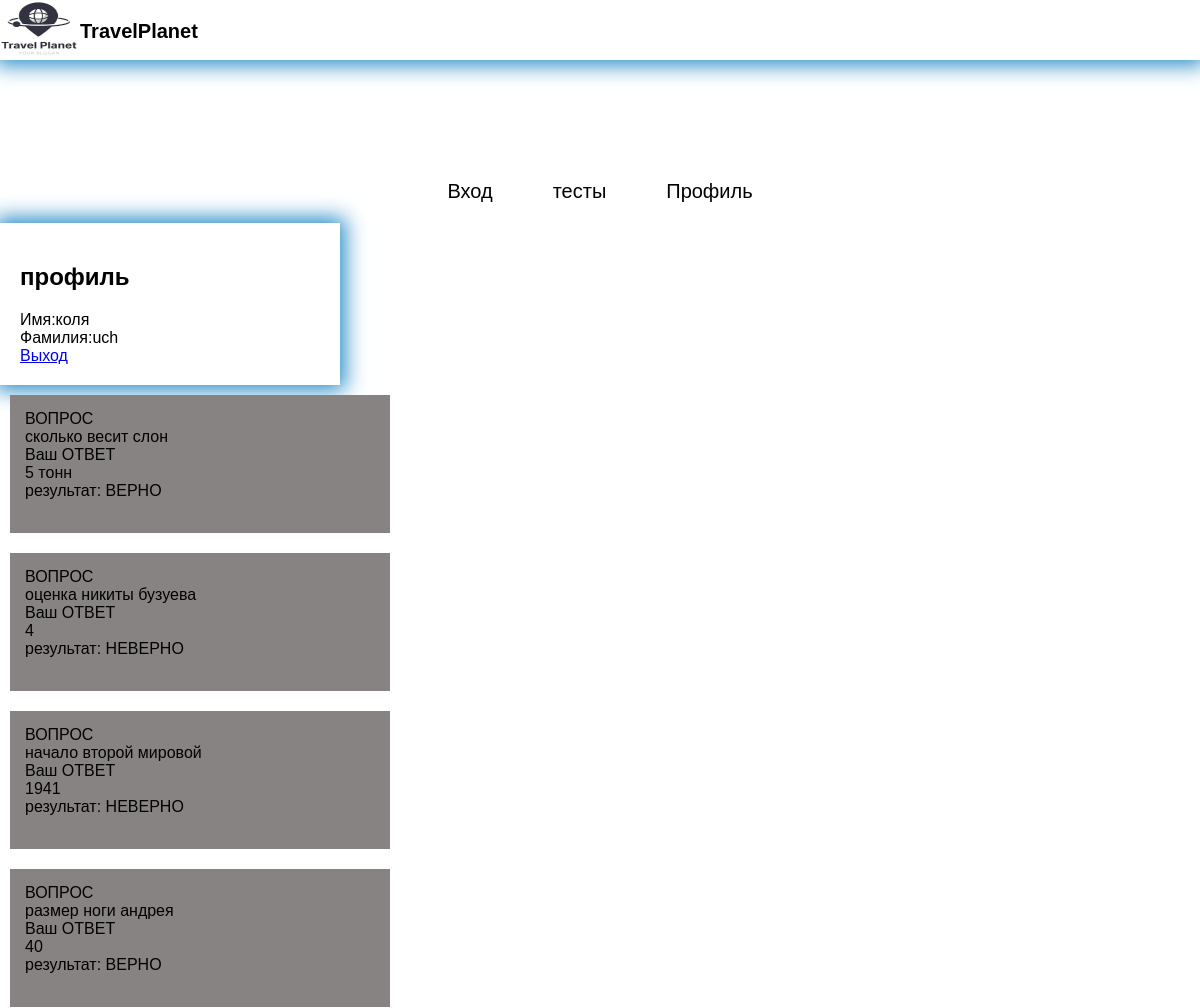
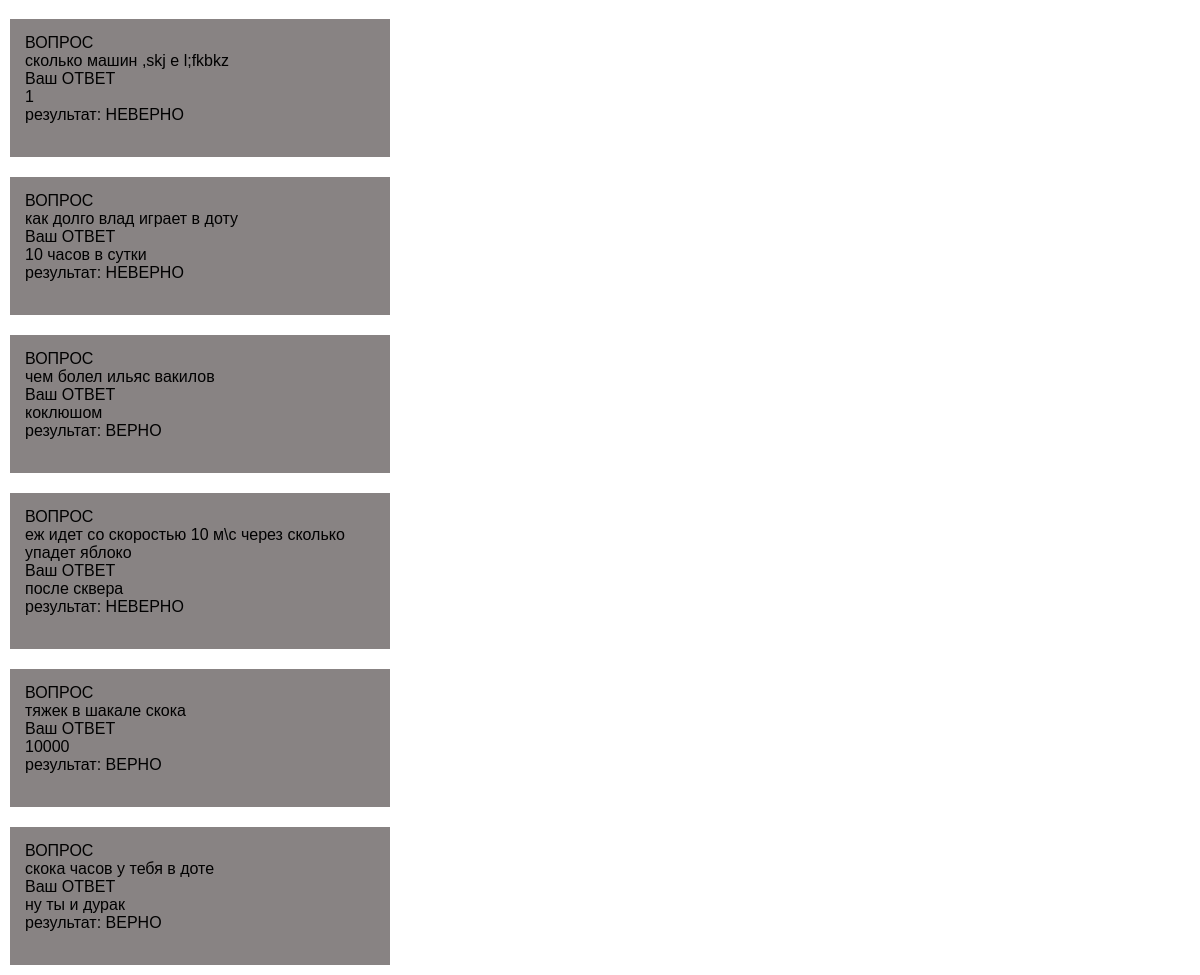
The page /pages/profil.php (signed in) on the database its author committed (2 pictures, top to bottom).
### tables this page shows
CREATE TABLE `user_answers` (
  `id` int NOT NULL,
  `user_id` int DEFAULT NULL,
  `question_id` int DEFAULT NULL,
  `answer_id` int DEFAULT NULL
);

CREATE TABLE `questions` (
  `id` int NOT NULL,
  `question_text` varchar(255) NOT NULL,
  `questions_ball` int NOT NULL,
  `test_id` int NOT NULL
);

CREATE TABLE `answers` (
  `id` int NOT NULL,
  `question_id` int DEFAULT NULL,
  `answer_text` varchar(255) NOT NULL,
  `is_correct` tinyint(1) DEFAULT NULL
);

### pages/profil.php (the view, shortened to what this page needs)
<?php include("header.php");
require('bd_connect/db.php');
$sql3 = "SELECT user_answers.id,user_answers.user_id,user_answers.question_id,user_answers.answer_id,
answers.answer_text, answers.is_correct,
questions.question_text, questions.questions_ball
FROM user_answers INNER JOIN questions on user_answers.question_id= questions.id JOIN answers on user_answers.answer_id = answers.id";
$result = $con->query($sql3);
for($data = []; $row = mysqli_fetch_assoc($result); $data[]=$row)
{
}
?>
<div class="form">
<h2 >профиль</h2>
      Имя:<?php echo   $_SESSION['user_name_us']; ?> <br>
      Фамилия:<?php echo   $_SESSION['user_name_last']; ?><br>
    <a href="bd_connect/logout.php">Выход</a>
</div>
<?php
foreach($data as $elem)  {
    if($_SESSION['first_name']== $elem['user_id']){
                $question_text = $elem['question_text'];
                echo '<div class="quest">ВОПРОС<label>  ' . $question_text . '</label>';
                        $answer_id = $elem['id'];
                        $answer_text = $elem['answer_text'];
                        $correct_text = $elem['is_correct'];
                        echo 'Ваш ОТВЕТ <label for="' . $answer_id . '">' . $answer_text . '</label>';
                        if($correct_text ==1){
                            echo 'результат: ВЕРНО';
                            echo '<br>';
                            echo '<br>';
                        }else{
                            echo 'результат: НЕВЕРНО';
                            echo '<br>';
                            echo '<br>';
                        }
                        echo '</div>';
                    }
            }
?>

### pages/header.php (shortened to what this page needs)
<!DOCTYPE html>
<html lang="en">
<head>
    <link rel="stylesheet" href="../style/style.css">
</head>
<body>
<header>
<img src="../img/logo.png"  id="logotip">
<a href="../index.php" class="link_log"><p>TravelPlanet</p></a>
</header>
<main>
<div class="menuhad">
<a href="login.php" class="link_head">Вход</a>
<a href="catalog.php" class="link_head">тесты</a>
<a href="profil.php" class="link_head">Профиль</a>
</div>

### style/style.css (style rules this page uses)
body { margin: 0; padding: 0; font-family: sans-serif ; }
header { width: 100%; display: flex; height: 60px; box-shadow: 0px 0px 20px 5px rgba(31, 136, 197, 0.979); }
#logotip { width: 80px; height: 60px; }
main { margin-top: 100px; display: flex; flex-direction: column; }
.menuhad { display: flex; justify-content: center; }
.link_head { text-decoration: none; color: black; font-size: 20px; margin: 20px 30px; transition: all 0.3s ease-out; }
.link_log { text-decoration: none; color: black; font-size: 20px; font-weight: 700; }
.form { width: 300px; height: auto; box-shadow: 0px 0px 20px 5px rgba(31, 136, 197, 0.979); padding: 20px; }
.quest { background: #888383; display: flex; flex-direction: column; width: 350px; margin: 10px; padding: 15px; }

### rows shown on the page
user_answers: question.question_text "сколько весит слон", answer.answer_text "5 тонн", shows "результат: ВЕРНО"
user_answers: question.question_text "оценка никиты бузуева", answer.answer_text "4", shows "результат: НЕВЕРНО"
user_answers: question.question_text "начало второй мировой", answer.answer_text "1941", shows "результат: НЕВЕРНО"
user_answers: question.question_text "размер ноги андрея", answer.answer_text "40", shows "результат: ВЕРНО"
user_answers: question.question_text "сколько машин ,skj e l;fkbkz", answer.answer_text "1", shows "результат: НЕВЕРНО"
user_answers: question.question_text "как долго влад играет в доту", answer.answer_text "10 часов в сутки", shows "результат: НЕВЕРНО"
user_answers: question.question_text "чем болел ильяс вакилов", answer.answer_text "коклюшом", shows "результат: ВЕРНО"
user_answers: question.question_text "еж идет со скоростью 10 м\\с через сколько упадет яблоко", answer.answer_text "после сквера", shows "результат: НЕВЕРНО"
user_answers: question.question_text "тяжек в шакале скока", answer.answer_text "10000", shows "результат: ВЕРНО"
user_answers: question.question_text "скока часов у тебя в доте", answer.answer_text "ну ты и дурак", shows "результат: ВЕРНО"

### other values the page prints
$_SESSION['user_name_us'] "коля"
$_SESSION['user_name_last'] "uch"
